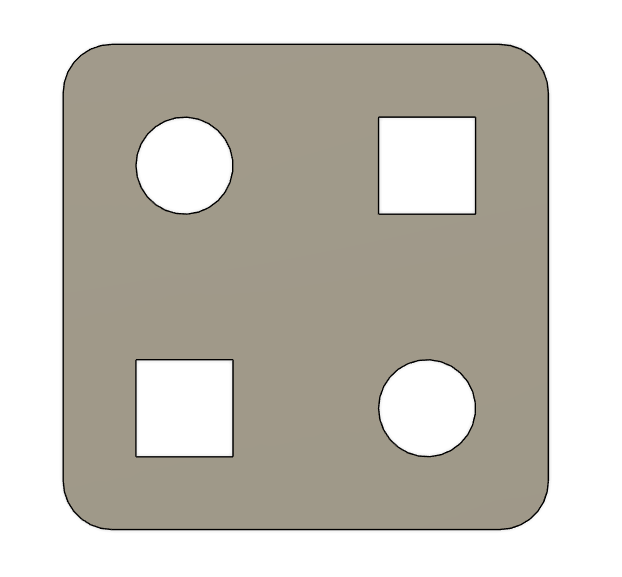
#> input picture robot_LLM_measur_2025/many_shape.png, 622 x 577 px, found by its file name
$ python 107_opencv_contour.py
#> lines starting #> are read from the running program, lines starting #| are printed output that depends on the picture; after the words box and inside, x2 and y2 are one past the last pixel; in counts of white or black regions, pixels touching at a corner belong together
import cv2
import numpy as np

# Load the image
image_path = './robot_LLM_measur_2025/many_shape.png'
img = cv2.imread(image_path)
#> img is the input picture: shape (577, 622, 3); mean B, G, R 186.9, 195.6, 199.3

if img is None:
    print(f"Error: Could not open or find the image at '{image_path}'")
    exit()

# Create a copy of the original image to draw on
img_copy = img.copy()

# Convert the image to grayscale
gray = cv2.cvtColor(img, cv2.COLOR_BGR2GRAY)

# Apply edge detection
edges = cv2.Canny(gray, 50, 150)
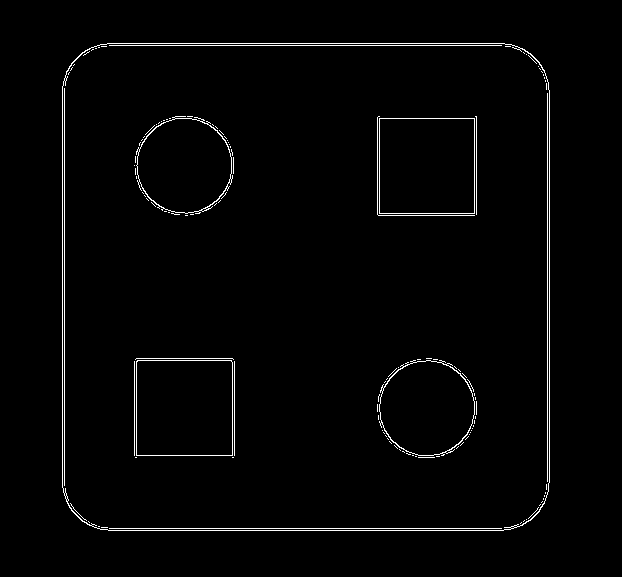
#> edges: shape (577, 622); 1.7% white in thin lines or dots, all inside (x1, y1, x2, y2) = (62, 43, 550, 531)
cv2.imshow('edge', edges)

# Find all contours in the edged image
contours, _ = cv2.findContours(edges, cv2.RETR_EXTERNAL, cv2.CHAIN_APPROX_SIMPLE)
#> contours = 1 contour; box (x1, y1, x2, y2) and area: (62, 43, 550, 531) 235049

# Assuming the outer rectangle is the border of the image or the largest rectangle
outer_rectangle_contour = None
max_area = 0
height, width = gray.shape
#> height = 577; width = 622

# Try to find a large rectangular contour, otherwise consider the image border
for contour in contours:
    area = cv2.contourArea(contour)
    perimeter = cv2.arcLength(contour, True)
    approx = cv2.approxPolyDP(contour, 0.02 * perimeter, True)
    if len(approx) == 4 and area > max_area and cv2.isContourConvex(approx):
        max_area = area
        outer_rectangle_contour = approx
#> this loop made 1 pass
#> (area, perimeter, max_area, outer_rectangle_contour) on pass 1: (235049, 1880, 235049, [[82, 52], [71, 510], [530, 520], [539, 62]])
#> after the loop, max_area = 235049

if outer_rectangle_contour is None:
    outer_rectangle_contour = np.array([[[0, 0]], [[width - 1, 0]], [[width - 1, height - 1]], [[0, height - 1]]], dtype=np.int32)

# Create a mask for the outer rectangle to find shapes inside
mask = np.zeros_like(gray)
cv2.drawContours(mask, [outer_rectangle_contour], -1, 255, cv2.FILLED)
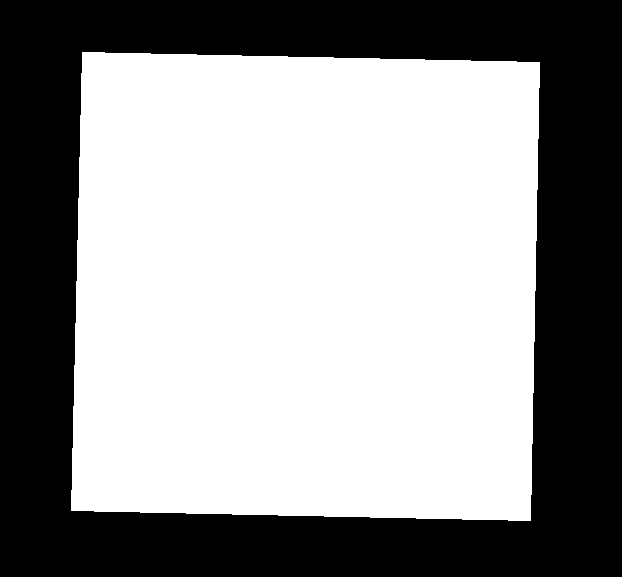
#> mask: shape (577, 622); 58.7% white; 1 black region, box (x1, y1, x2, y2) and area: (0, 0, 622, 577) 148113

# Find contours within the mask
inner_shapes_edges = cv2.bitwise_and(edges, edges, mask=mask)
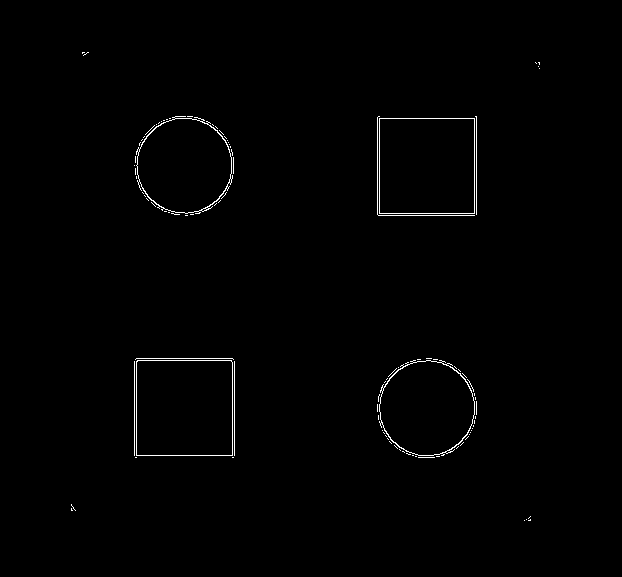
#> inner_shapes_edges: shape (577, 622); 0.71% white in thin lines or dots, all inside (x1, y1, x2, y2) = (71, 52, 540, 521)
inner_contours, _ = cv2.findContours(inner_shapes_edges, cv2.RETR_EXTERNAL, cv2.CHAIN_APPROX_SIMPLE)
#> inner_contours = 100 contours, 96 with area under 20; largest, box (x1, y1, x2, y2) and area: (136, 360, 233, 456) 9118, (379, 118, 475, 214) 9025, (136, 116, 233, 214) 7120, (379, 360, 475, 456) 7110

# Iterate through the inner contours
for contour in inner_contours:
    # Draw the contour
    cv2.drawContours(img_copy, [contour], -1, (0, 255, 0), 2)

    print("Contour Points:")
    print(contour.tolist())

    # Try to detect if the shape is a circle
    perimeter = cv2.arcLength(contour, True)
    approx = cv2.approxPolyDP(contour, 0.03 * perimeter, True)
    if len(approx) > 5:  # A circle-like shape will have many approximation points
        (x, y), radius = cv2.minEnclosingCircle(contour)
        center = (int(x), int(y))
        radius = int(radius)
        if radius > 5:  # Avoid small noise
            circularity = 4 * np.pi * cv2.contourArea(contour) / (perimeter * perimeter) if perimeter > 0 else 0
            if circularity > 0.8:  # Adjust threshold for circle detection
                cv2.circle(img_copy, center, radius, (255, 0, 0), 2)
                print(f"Circle Center: {center}")
#> this loop made 100 passes
#> (perimeter, x, y, radius, center, circularity) on passes 48, 94: (434, 426.6, 407.8, 50, (426, 407), 0.474), (482.8, 184, 165.2, 50, (183, 165), 0.384)
#> (perimeter, x, y, radius, center) on passes 13, 36, 56, 71, 99: (8.83, 408, 453.5, 2, (408, 453)), (14.83, 378.5, 397.5, 3, (378, 397)), (16.83, 175, 213.5, 4, (175, 213)), (12.83, 231.5, 152, 3, (231, 152)), (12.49, 85.5, 53.5, 2, (85, 53))
#> (printed output is left out)
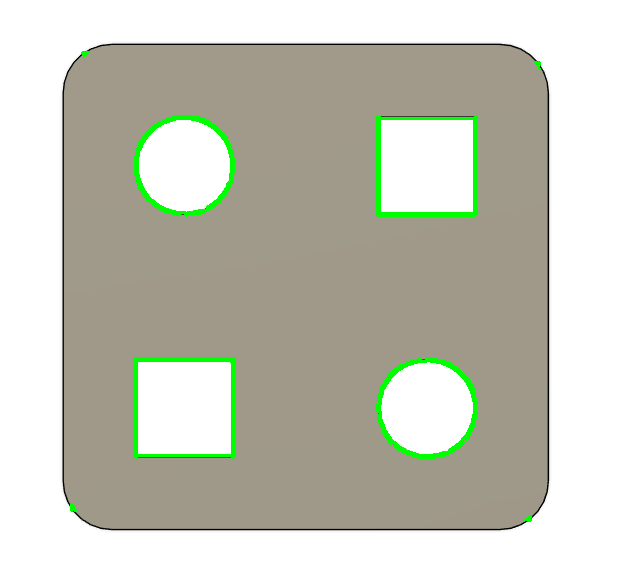
#> img_copy: shape (577, 622, 3); 1.91% of pixels changed, all inside (x1, y1, x2, y2) = (70, 51, 541, 522)

# Display the image with contours and circle centers
cv2.imshow("Shapes with Contours and Circle Centers", img_copy)
cv2.waitKey(0)
cv2.destroyAllWindows()

$ run again, with robot_LLM_measur_2025/triangle.png copied over robot_LLM_measur_2025/many_shape.png
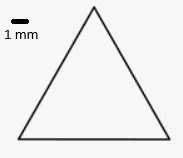
#> input picture robot_LLM_measur_2025/triangle.png, 183 x 158 px, found by its file name
#> img is the input picture: shape (158, 183, 3); min 0, max 247, mean 238.4
#> `edges = cv2.Canny(gray, 50, 150)`:
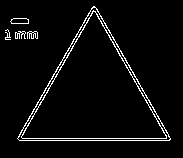
#> edges: shape (158, 183); 4.1% white in thin lines or dots, all inside (x1, y1, x2, y2) = (5, 6, 171, 141)
#> contours = 5 contours, 1 with area under 20; largest, box (x1, y1, x2, y2) and area: (17, 6, 171, 141) 10586, (10, 18, 29, 24) 83, (27, 31, 38, 39) 36, (15, 31, 26, 39) 23
#> the loop `for contour in contours:` made 5 passes
#> (area, perimeter) on passes 1, 2, 4: (36.5, 61.56), (23, 68.63), (83, 43.66)
#> after the loop `for contour in contours:`: max_area = 0
#> mask: shape (158, 183); every value is 255
#> inner_contours has the same summary as contours
#> the loop `for contour in inner_contours:` made 5 passes
#> (perimeter, x, y, center) on pass 3: (55.8, 7.5, 34.3, (7, 34))
#> (printed output is left out)
#> after the loop `for contour in inner_contours:`:
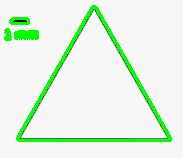
#> img_copy: shape (158, 183, 3); 6.94% of pixels changed, all inside (x1, y1, x2, y2) = (4, 5, 172, 142)
